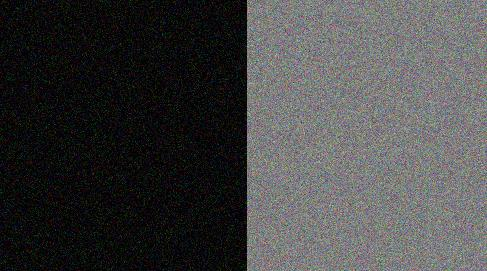
%> input picture gn_0_.01.jpg, 487 x 271 px
$ octave fcm_n_cluster.m   (GNU Octave 9; MATLAB toolbox functions it lacks are replaced by stand-ins)
%> lines starting %> are read from the running program, lines starting %| are printed output that depends on the picture; in (x1, y1, x2, y2) boxes, pixels count from 0 and x2, y2 are one past the last pixel; in counts of white or black regions, pixels touching at a corner belong together; the program's own positions count from 1
clc;
I=imread('gn_0_.01.jpg');
%> I is the input picture: size 271x487x3 uint8; mean R, G, B 68.1, 68, 68
I=rgb2gray(I);
%> I: size 271x487 uint8
imshow(I);
I=cast(I,'double');
%> I: size 271x487 double
%I=[4 5 6 7;20 21 22 23;60 61 62 63];
[m,n]=size(I);
%> m = 271; n = 487
cls=2;
md=2;
u1=rand(m,n,cls);
u2_old=sum(u1,3);
u2=u2_old;
for i=2:cls
    u2=cat(3,u2,u2_old);
end
u_new=u1./u2; %initial membership matrix
cen=[];
obj_new=0.0;
obj_fun=[];
iter=[];
for k=1:100,
    u_old=u_new;
    for i=1:cls,
        x=sum(sum((u_old(:,:,i).^md).*I));
        y=sum(sum((u_old(:,:,i).^md)));
        cen(i,1)=x/y;    %center calculation
    end
    A=ones(m,n)*cen(1,1);
    I1=I;
    for i=2:cls
    tmp=ones(m,n)*cen(i,1);
    A=cat(3,A,tmp);
    I1=cat(3,I1,I);
    end
    dist=abs(A-I1); %distance matrix dist calculation
    obj_old=obj_new;
    k
    obj_new=sum(sum(sum((dist.^2).*u_old)))%object function calculation
    obj_fun(k)=obj_new;
    iter(k)=k;
    tmp= dist.^(-2/(md-1));
    tmp1 = sum(tmp,3);
    tmp2=tmp1;
    for i=2:cls
        tmp2=cat(3,tmp2,tmp1);
    end
    u_new=tmp./tmp2;
    % check termination condition
	if k > 1,
		if abs(obj_new - obj_old) < 1e-5, break; end,
	end
end
%> this loop made 20 passes
%> (obj_old, obj_new) on passes 2 to 13: (472395197.6, 472395057.5), (472395057.5, 472395056.7), (472395056.7, 472394975.2), (472394975.2, 472379457.5), (472379457.5, 469538986), (469538986, 321440783.3), (321440783.3, 60717919.3), (60717919.3, 49405063.6), (49405063.6, 49233805.3), (49233805.3, 49228186.9), (49228186.9, 49227902.1), (49227902.1, 49227881)
%> obj_new on pass 1: 472395197.6
%> after the loop, cen = [10.87; 127.8]; iter = 20 values from 1 to 20; obj_fun = 20 values, max 472395197.6 at index 1, min 49227878.9 at index 20, mean 190228771.2
plot(iter,obj_fun,'r')
xlabel('iteration')
ylabel('objective funtion')
title('convergence')
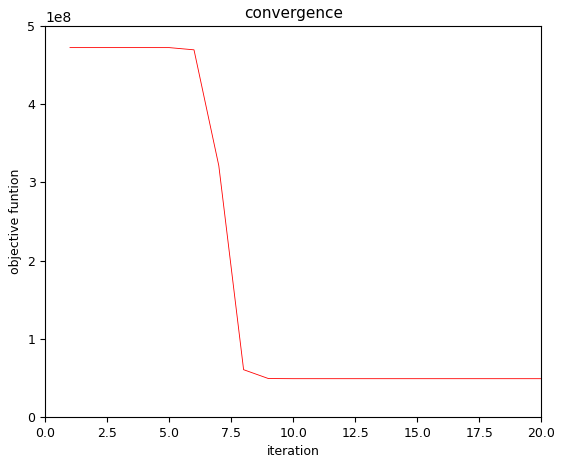
%> figure redrawn from the program's plot data; curve peaks at x = 1, y = 472395197.6
I_new=I;
for i=1:m
    for j=1:n
        ind=1;
        mem=u_new(i,j,1);
        for k=2:cls
            if u_new(i,j,k)>mem
                mem=u_new(i,j,k);
                ind=k;
            end
        end
        I_new(i,j)=ind;
    end
end
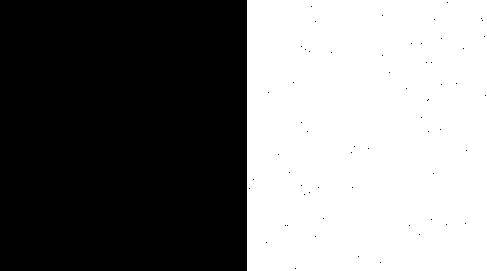
%> I_new: size 271x487 double; values 1 (black) and 2 (white), 49.2% white; 1 white region, box (x1, y1, x2, y2) and area: (247, 0, 487, 271) 64980
col=250/cls;
I_fin=I_new*col;
I_fin=cast(I_fin,'uint8');
figure,imshow(I_fin)

$ run again, with gn.jpg copied over gn_0_.01.jpg
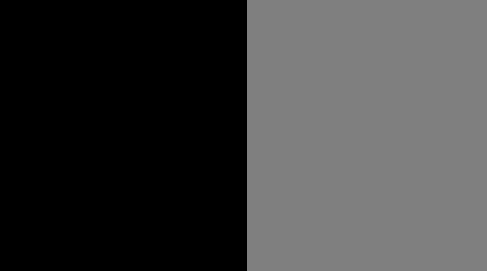
%> input picture gn.jpg, 487 x 271 px
%> I is the input picture: size 271x487x3 uint8; min 0, max 127, mean 62.6
%> the loop `for k=1:100,` made 11 passes
%> (obj_old, obj_new) on passes 2 to 9: (532020867.2, 532020659.3), (532020659.3, 532020659.3), (532020659.3, 532020655.8), (532020655.8, 532019782.2), (532019782.2, 531803159.9), (531803159.9, 496622161.9), (496622161.9, 79511353.5), (79511353.5, 5435.8)
%> pass 1, `tmp1 = sum(tmp,3);`:
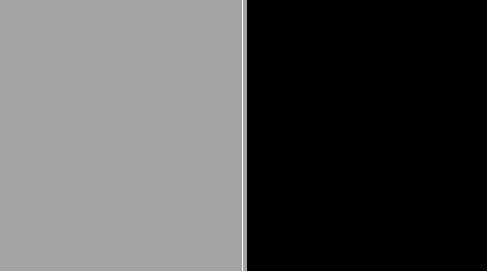
%> tmp1: size 271x487 double; min 0.000481, max 0.000528, mean 0.000497; drawn with min black and max white
%> after the loop `for k=1:100,`: cen = [127; 0.00405]; iter = [1 2 3 4 5 6 7 8 9 10 11]; obj_fun = [532020867.2 532020659.3 532020659.3 532020655.8 532019782.2 531803159.9 496622161.9 79511353.5 5435.8 539.8 539.8]
%> after the loop `for i=1:m`:
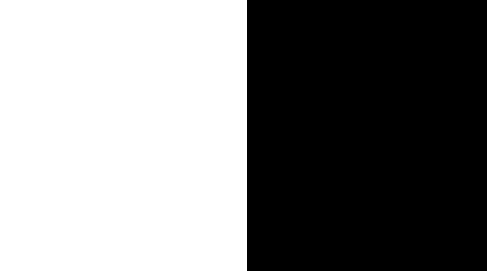
%> I_new: size 271x487 double; values 1 (black) and 2 (white), 50.7% white; 1 black region, box (x1, y1, x2, y2) and area: (247, 0, 487, 271) 65040
